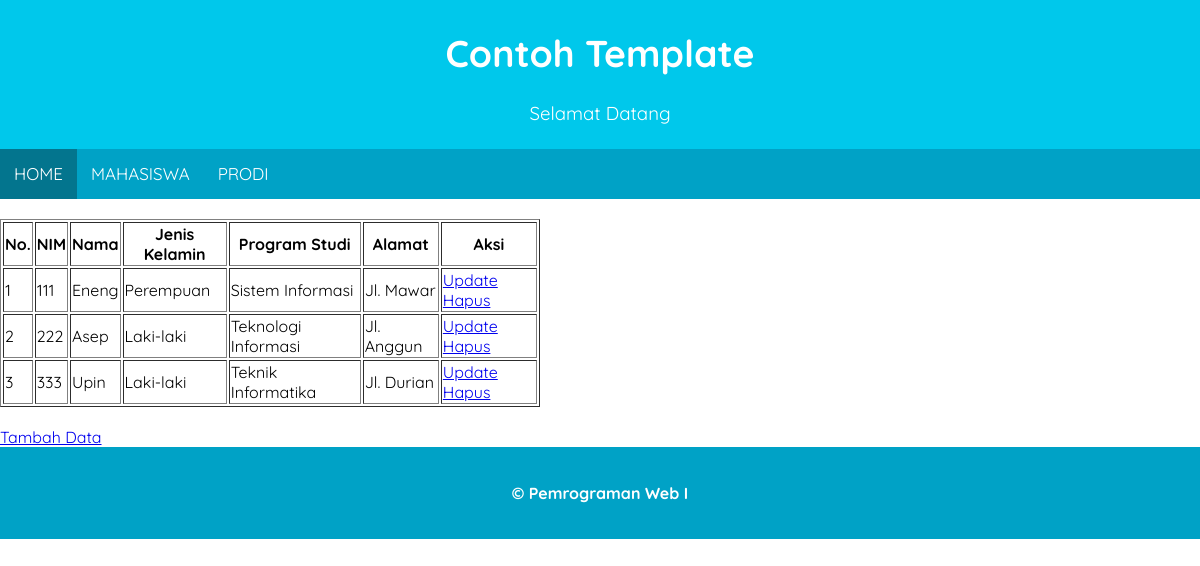
The app's page /index.php?page=mahasiswa with its own data.
### tables this page shows
CREATE TABLE `table_mahasiswa` (
  `nim` char(10) NOT NULL,
  `nama_mahasiswa` varchar(80) NOT NULL,
  `jenis_kelamin` varchar(20) NOT NULL,
  `program_studi` varchar(40) NOT NULL,
  `alamat` varchar(255) DEFAULT NULL
);

### index.php (called while the page is built, shortened)
<?php
require_once('Header.php');
require_once('Navigation.php');
$page = 'Home.php';
if(isset($_GET['page'])){
  switch ($_GET['page']){
    case 'mahasiswa':
      $page = 'mahasiswa.php';
      break;
  }
}
require_once $page;
require_once('Footer.php');
?>

### mahasiswa.php (the view, shortened to what this page needs)
<!DOCTYPE html>
<head>
</head>
<body>
<?php
require('koneksi.php');
$query = "SELECT * FROM table_mahasiswa";
$result = mysqli_query($koneksi, $query);
?>
<br>
<table border="1" width=45%>
    <thead>
        <th>No.</th>
        <th>NIM</th>
        <th>Nama</th>
        <th>Jenis Kelamin</th>
        <th>Program Studi</th>
        <th>Alamat</th>
        <th>Aksi</th>
    </thead>
    <tbody>
        <?php foreach ($result as $key => $value){ ?>
        <tr>
            <td><?=$key+1?></td>
            <td><?=$value['nim']?></td>
            <td><?=$value['nama_mahasiswa']?></td>
            <td><?=$value['jenis_kelamin']?></td>
            <td><?=$value['program_studi']?></td>
            <td><?=$value['alamat']?></td>
            <td><a href="update.php?nim=<?=$value['nim']?>">Update</a>
                <a onclick="return confirm('Apakah Anda Yakin Ingin Menghapus Data Ini?');"
                 href="Delete.php?nim=<?=$value['nim']?>">Hapus</a>
            </td>
        </tr>
        <?php } ?>
    </tbody>
</table>
<br>
<a href="index.php?page=tambah_mhs">Tambah Data</a>
<br>
</body>
</html>

### assets/css/style.css (style rules this page uses)
* { box-sizing: border-box; }
body { font-family: 'Quicksand', sans-serif; margin: 0; padding: 0; }

### records on screen
table_mahasiswa: nim "111", nama_mahasiswa "Eneng", jenis_kelamin "Perempuan", program_studi "Sistem Informasi", alamat "Jl. Mawar"
table_mahasiswa: nim "222", nama_mahasiswa "Asep", jenis_kelamin "Laki-laki", program_studi "Teknologi Informasi", alamat "Jl. Anggun"
table_mahasiswa: nim "333", nama_mahasiswa "Upin", jenis_kelamin "Laki-laki", program_studi "Teknik Informatika", alamat "Jl. Durian"
